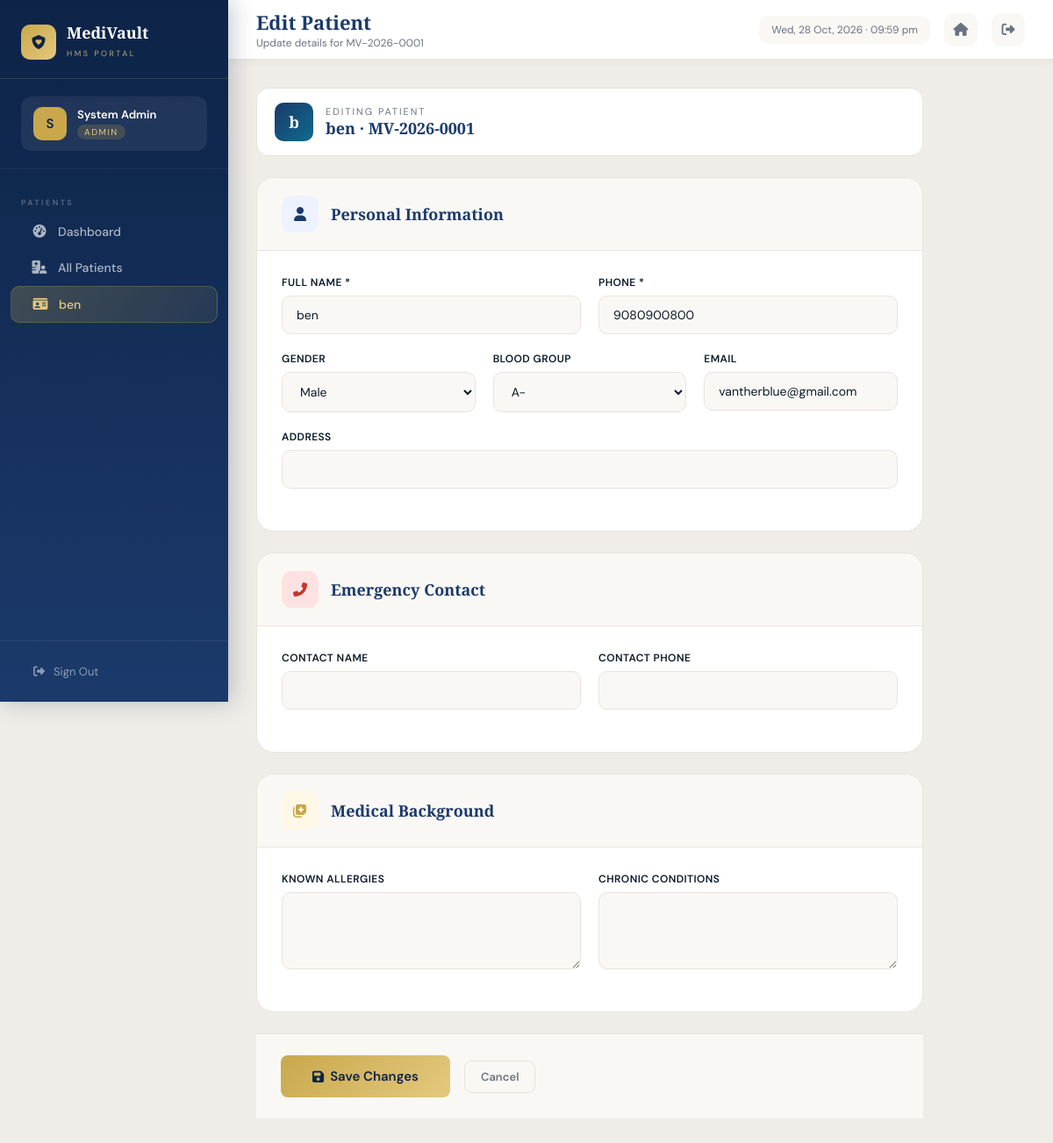
Page /patients/1/edit (signed in) on the committed database.
### models/user.py (models this page shows, shortened)
class User(UserMixin, db.Model):
    __tablename__ = 'users'
    id         = db.Column(db.Integer, primary_key=True)
    full_name  = db.Column(db.String(120), nullable=False)
    email      = db.Column(db.String(120), unique=True, nullable=False)
    password   = db.Column(db.String(256), nullable=False)
    role       = db.Column(db.String(20), nullable=False, default='receptionist')
    department = db.Column(db.String(100))
    phone      = db.Column(db.String(20))
    is_active  = db.Column(db.Boolean, default=True)
    created_at = db.Column(db.DateTime, default=datetime.utcnow)

### models/patient.py (models this page shows, shortened)
class Patient(db.Model):
    __tablename__ = 'patients'
    id            = db.Column(db.Integer, primary_key=True)
    patient_id    = db.Column(db.String(20), unique=True, nullable=False)
    full_name     = db.Column(db.String(120), nullable=False)
    date_of_birth = db.Column(db.Date, nullable=False)
    gender        = db.Column(db.String(10))
    blood_group   = db.Column(db.String(5))
    phone         = db.Column(db.String(20))
    email         = db.Column(db.String(120))
    address       = db.Column(db.Text)
    emergency_contact_name  = db.Column(db.String(100))
    emergency_contact_phone = db.Column(db.String(20))
    allergies          = db.Column(db.Text)
    chronic_conditions = db.Column(db.Text)
    hospital_id   = db.Column(db.String(20), default='HOSP_001')
    registered_by = db.Column(db.Integer, db.ForeignKey('users.id'))
    created_at    = db.Column(db.DateTime, default=datetime.utcnow)
    visits        = db.relationship('Visit', backref='patient', lazy=True)
    scans         = db.relationship('Scan', backref='patient', lazy=True)

### routes/patients.py (the view, shortened to what this page needs)
@patients_bp.route('/patients/<int:patient_id>/edit', methods=['GET', 'POST'])
@login_required
@roles_required('admin', 'receptionist')
def edit_patient(patient_id):
    patient = Patient.query.get_or_404(patient_id)
    return render_template('patients/edit.html', patient=patient)

### models/user.py (called while the page is built)
@login_manager.user_loader
def load_user(user_id):
    return User.query.get(int(user_id))

### routes/patients.py (called while the page is built)
def roles_required(*roles):
    def decorator(f):
        @wraps(f)
        def wrapper(*args, **kwargs):
            if current_user.role not in roles:
                flash('You do not have permission to access this page.', 'danger')
                return redirect(url_for('dashboard.index'))
            return f(*args, **kwargs)
        return wrapper
    return decorator

### templates/patients/edit.html (shortened to what this page needs)
{% extends "base.html" %}
{% block page_title %}Edit Patient{% endblock %}
{% block page_subtitle %}Update details for {{ patient.patient_id }}{% endblock %}
{% block sidebar_nav %}
<div class="nav-section-label">Patients</div>
<a href="/dashboard" class="nav-item"><i class="fas fa-gauge-high"></i> Dashboard</a>
<a href="/patients" class="nav-item"><i class="fas fa-hospital-user"></i> All Patients</a>
<a href="/patients/{{ patient.id }}" class="nav-item active"><i class="fas fa-id-card"></i> {{ patient.full_name }}</a>
{% endblock %}
{% block content %}
<div class="edit-wrapper">
  <div style="display:flex;align-items:center;gap:14px;margin-bottom:24px;padding:16px 20px;background:var(--white);border-radius:14px;border:1px solid var(--platinum)">
    <div style="width:44px;height:44px;border-radius:10px;background:linear-gradient(135deg,var(--royal),var(--teal));display:flex;align-items:center;justify-content:center;color:var(--white);font-family:'Playfair Display',serif;font-size:18px;font-weight:700">{{ patient.full_name[0] }}</div>
    <div>
      <div style="font-size:11px;letter-spacing:2px;text-transform:uppercase;color:var(--slate)">Editing Patient</div>
      <div style="font-family:'Playfair Display',serif;font-size:18px;font-weight:600;color:var(--royal)">{{ patient.full_name }} · {{ patient.patient_id }}</div>
    </div>
  </div>
  <form method="POST" action="/patients/{{ patient.id }}/edit">
    <div class="form-card">
      <div class="form-card-header">
        <div class="fch-icon" style="background:#EEF2FF;color:var(--royal)"><i class="fas fa-user"></i></div>
        <div><h3>Personal Information</h3></div>
      </div>
      <div class="form-card-body">
        <div class="form-row">
          <div class="fg"><label>Full Name *</label><input type="text" name="full_name" value="{{ patient.full_name }}" required/></div>
          <div class="fg"><label>Phone *</label><input type="tel" name="phone" value="{{ patient.phone }}"/></div>
        </div>
        <div class="form-row three">
          <div class="fg">
            <label>Gender</label>
            <select name="gender">
              <option {% if patient.gender == 'Male' %}selected{% endif %}>Male</option>
            </select>
          </div>
          <div class="fg">
            <label>Blood Group</label>
            <select name="blood_group">
              {% for bg in ['A+','A-','B+','B-','AB+','AB-','O+','O-'] %}
              <option {% if patient.blood_group == bg %}selected{% endif %}>{{ bg }}</option>
              {% endfor %}
            </select>
          </div>
          <div class="fg"><label>Email</label><input type="email" name="email" value="{{ patient.email or '' }}"/></div>
        </div>
        <div class="form-row" style="grid-template-columns:1fr">
          <div class="fg"><label>Address</label><input type="text" name="address" value="{{ patient.address or '' }}"/></div>
        </div>
      </div>
    </div>
    <div class="form-card">
      <div class="form-card-header">
        <div class="fch-icon" style="background:#FEE2E2;color:var(--rose)"><i class="fas fa-phone-alt"></i></div>
        <div><h3>Emergency Contact</h3></div>
      </div>
      <div class="form-card-body">
        <div class="form-row">
          <div class="fg"><label>Contact Name</label><input type="text" name="emergency_contact_name" value="{{ patient.emergency_contact_name or '' }}"/></div>
          <div class="fg"><label>Contact Phone</label><input type="tel" name="emergency_contact_phone" value="{{ patient.emergency_contact_phone or '' }}"/></div>
        </div>
      </div>
    </div>
    <div class="form-card">
      <div class="form-card-header">
        <div class="fch-icon" style="background:#FFF8E6;color:var(--gold)"><i class="fas fa-notes-medical"></i></div>
        <div><h3>Medical Background</h3></div>
      </div>
      <div class="form-card-body">
        <div class="form-row">
          <div class="fg"><label>Known Allergies</label><textarea name="allergies">{{ patient.allergies or '' }}</textarea></div>
          <div class="fg"><label>Chronic Conditions</label><textarea name="chronic_conditions">{{ patient.chronic_conditions or '' }}</textarea></div>
        </div>
      </div>
    </div>
    <div class="form-actions">
      <button type="submit" class="btn btn-gold" style="padding:14px 36px;font-size:15px"><i class="fas fa-save"></i> Save Changes</button>
      <a href="/patients/{{ patient.id }}" class="btn btn-outline">Cancel</a>
    </div>
  </form>
</div>
{% endblock %}

### templates/base.html (shortened to what this page needs)
<!DOCTYPE html>
<html lang="en">
<head>
  <link rel="stylesheet" href="https://cdnjs.cloudflare.com/ajax/libs/font-awesome/6.5.0/css/all.min.css"/>
</head>
<body>
<aside class="sidebar">
  <a href="/" class="sidebar-logo">
    <div class="logo-icon"><i class="fas fa-shield-heart"></i></div>
    <div class="logo-name">
      <span>MediVault</span>
      <small>HMS Portal</small>
    </div>
  </a>
  <div class="sidebar-user">
    <div class="user-badge role-{{ current_user.role }}">
      <div class="user-avatar">{{ current_user.full_name[0].upper() }}</div>
      <div class="user-info">
        <div class="u-name">{{ current_user.full_name }}</div>
        <div class="u-role">{{ current_user.role.title() }}</div>
      </div>
    </div>
  </div>
  <nav class="sidebar-nav">
    {% block sidebar_nav %}{% endblock %}
  </nav>
  <div class="sidebar-footer">
    <a href="/auth/logout" class="btn-logout">
      <i class="fas fa-right-from-bracket"></i> Sign Out
    </a>
  </div>
</aside>
<div class="main-content">
  <div class="topbar">
    <div class="topbar-left">
      <h1>{% block page_title %}Dashboard{% endblock %}</h1>
      <p>{% block page_subtitle %}Welcome back{% endblock %}</p>
    </div>
    <div class="topbar-right">
      <div class="topbar-date" id="topbar-date"></div>
      <a href="/" class="topbar-icon-btn" title="Home"><i class="fas fa-house"></i></a>
      <a href="/auth/logout" class="topbar-icon-btn" title="Logout"><i class="fas fa-right-from-bracket"></i></a>
    </div>
  </div>
  <div class="page-content">
    {% block content %}{% endblock %}
  </div>
</div>
</body>
</html>

### templates/patients/edit.html (style rules this page uses)
.edit-wrapper { max-width:760px; }
.form-card { background:var(--white); border-radius:20px; border:1px solid var(--platinum); margin-bottom:24px; overflow:hidden; }
.form-card-header { padding:20px 28px; border-bottom:1px solid var(--platinum); display:flex; align-items:center; gap:14px; background:var(--ivory); }
.form-card-header .fch-icon { width:42px; height:42px; border-radius:11px; display:flex; align-items:center; justify-content:center; font-size:16px; }
.form-card-header h3 { font-family:'Playfair Display',serif; font-size:18px; font-weight:600; color:var(--royal); }
.form-card-body { padding:28px; }
.form-row { display:grid; grid-template-columns:1fr 1fr; gap:20px; margin-bottom:20px; }
.form-row.three { grid-template-columns:1fr 1fr 1fr; }
.fg { display:flex; flex-direction:column; gap:7px; }
.fg label { font-size:12px; font-weight:600; color:var(--navy-text); letter-spacing:0.4px; text-transform:uppercase; }
.fg input, .fg select, .fg textarea { padding:12px 16px; border:1.5px solid var(--platinum); border-radius:10px; background:var(--ivory); font-family:'DM Sans',sans-serif; font-size:14px; color:var(--navy-text); outline:none; transition:border-color 0.2s; }
.fg textarea { resize:vertical; min-height:88px; }
.form-actions { display:flex; gap:16px; align-items:center; padding:24px 28px; background:var(--ivory); border-top:1px solid var(--platinum); }

### rows in the picture
User: full_name "S", full_name "System Admin", role "ADMIN"
Patient: full_name "ben", patient_id "MV-2026-0001", full_name "b", phone "9080900800", gender "Male", blood_group "A-", email "vantherblue@gmail.com"
